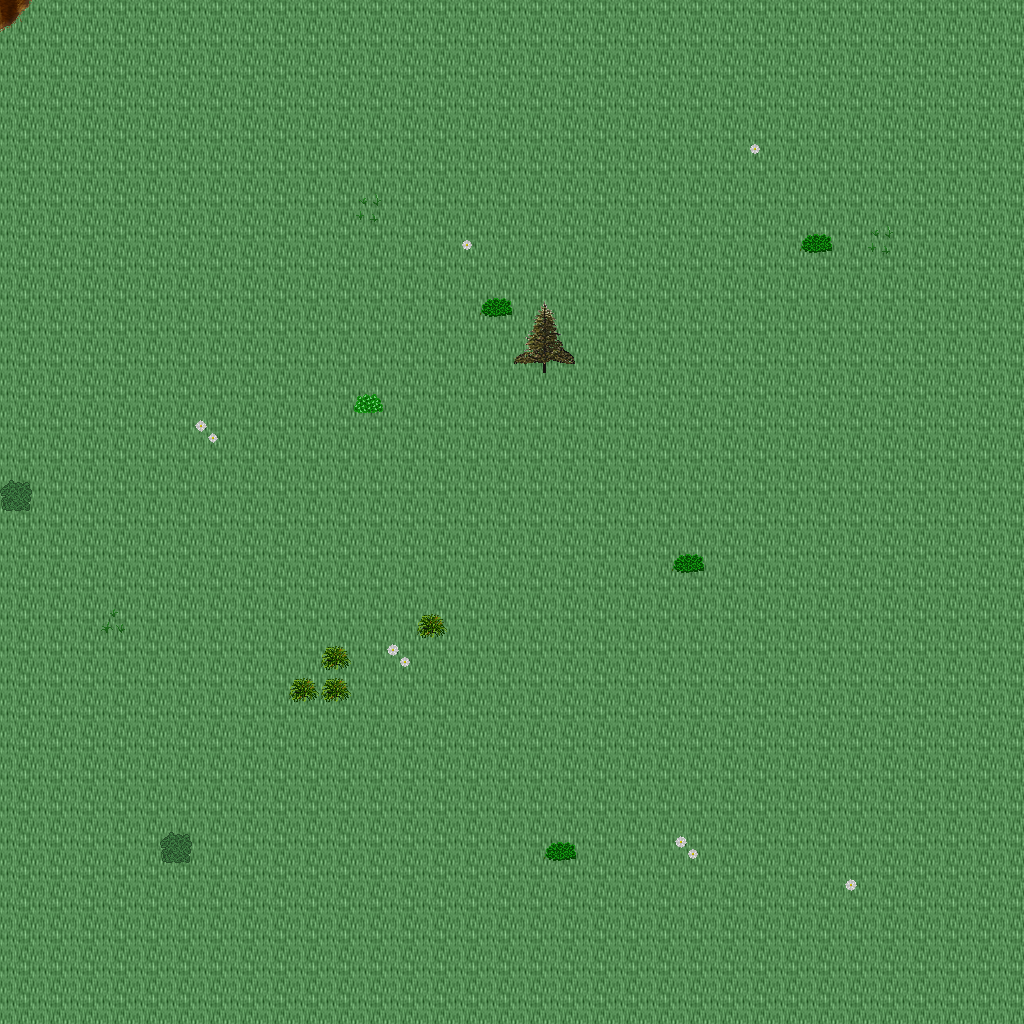

Rendered tile map (Tiled .tmx) drawn with the repository's tilesets; below, a short description and the map source with its tile grids summarised:
An orthogonal 32x32 tile map with 32x32 px tiles, 5 tile layers (Ground, Objects, Objects2, Above, ...), 1 hidden layer not drawn, 23 tilesets.

<map version="1.10" tiledversion="1.11.0" orientation="orthogonal" renderorder="right-down" width="32" height="32" tilewidth="32" tileheight="32" infinite="0" nextlayerid="11" nextobjectid="1">
 <tileset firstgid="1" name="ground_ground" tilewidth="32" tileheight="32" tilecount="33" columns="3">
  <image source="../drawable/ground_ground.png" width="96" height="352" />
 </tileset>
 <tileset firstgid="34" name="ground_ridge_earth_dark" tilewidth="32" tileheight="32" tilecount="96" columns="12">
  <image source="../drawable/ground_ridge_earth_dark.png" width="384" height="256" />
 </tileset>
 <tileset firstgid="130" name="plant_flower_daisy_white" tilewidth="32" tileheight="32" tilecount="8" columns="2">
  <image source="../drawable/plant_flower_daisy_white.png" width="64" height="128" />
 </tileset>
 <tileset firstgid="138" name="plant_grasses" tilewidth="32" tileheight="32" tilecount="6" columns="3">
  <image source="../drawable/plant_grasses.png" width="96" height="64" />
 </tileset>
 <tileset firstgid="144" name="plant_tree_tree_fluffy" tilewidth="32" tileheight="32" tilecount="12" columns="4">
  <image source="../drawable/plant_tree_tree_fluffy.png" width="128" height="96" />
 </tileset>
 <tileset firstgid="156" name="plant_bush_bushes" tilewidth="32" tileheight="32" tilecount="10" columns="5">
  <image source="../drawable/plant_bush_bushes.png" width="160" height="64" />
 </tileset>
 <tileset firstgid="166" name="logic_portal" tilewidth="32" tileheight="32" tilecount="24" columns="8">
  <image source="../drawable/logic_portal.png" width="256" height="96" />
 </tileset>
 <tileset firstgid="190" name="logic_collision" tilewidth="32" tileheight="32" tilecount="1" columns="1">
  <image source="../drawable/logic_collision.png" width="32" height="32" />
 </tileset>
 <tileset firstgid="191" name="logic_creature_animal" tilewidth="32" tileheight="32" tilecount="32" columns="8">
  <image source="../drawable/logic_creature_animal.png" width="256" height="128" />
 </tileset>
 <tileset firstgid="223" name="ground_dry_grass" tilewidth="32" tileheight="32" tilecount="54" columns="9">
  <image source="../drawable/ground_dry_grass.png" width="288" height="192" />
 </tileset>
 <tileset firstgid="277" name="ground_earth_edges" tilewidth="32" tileheight="32" tilecount="18" columns="6">
  <image source="../drawable/ground_earth_edges.png" width="192" height="96" />
 </tileset>
 <tileset firstgid="295" name="ground_grass_corners" tilewidth="32" tileheight="32" tilecount="24" columns="6">
  <image source="../drawable/ground_grass_corners.png" width="192" height="128" />
 </tileset>
 <tileset firstgid="319" name="plant_tree_evergreen" tilewidth="32" tileheight="32" tilecount="36" columns="3">
  <image source="../drawable/plant_tree_evergreen.png" width="96" height="384" />
 </tileset>
 <tileset firstgid="355" name="plant_tree_tree_darkgreen" tilewidth="32" tileheight="32" tilecount="88" columns="8">
  <image source="../drawable/plant_tree_tree_darkgreen.png" width="256" height="352" />
 </tileset>
 <tileset firstgid="443" name="building_decoration_rocks" tilewidth="32" tileheight="32" tilecount="6" columns="3">
  <image source="../drawable/building_decoration_rocks.png" width="96" height="64" />
 </tileset>
 <tileset firstgid="449" name="plant_stump_stump_pale_brown" tilewidth="32" tileheight="32" tilecount="4" columns="2">
  <image source="../drawable/plant_stump_stump_pale_brown.png" width="64" height="64" />
 </tileset>
 <tileset firstgid="453" name="plant_stump_int_small_stump_2" tilewidth="32" tileheight="32" tilecount="1" columns="1">
  <image source="../drawable/plant_stump_int_small_stump_2.png" width="32" height="32" />
 </tileset>
 <tileset firstgid="454" name="ground_rock_pebbles" tilewidth="32" tileheight="32" tilecount="3" columns="1">
  <image source="../drawable/ground_rock_pebbles.png" width="32" height="96" />
 </tileset>
 <tileset firstgid="457" name="plant_bush_bush_mult_colored" tilewidth="32" tileheight="32" tilecount="6" columns="3">
  <image source="../drawable/plant_bush_bush_mult_colored.png" width="96" height="64" />
 </tileset>
 <tileset firstgid="463" name="plant_tree_umbrella_thorn" tilewidth="32" tileheight="32" tilecount="18" columns="6">
  <image source="../drawable/plant_tree_umbrella_thorn.png" width="192" height="96" />
 </tileset>
 <tileset firstgid="481" name="logic_item_fruits" tilewidth="32" tileheight="32" tilecount="16" columns="8">
  <image source="../drawable/logic_item_fruits.png" width="256" height="64" />
 </tileset>
 <tileset firstgid="497" name="building_house_3" tilewidth="32" tileheight="32" tilecount="48" columns="6">
  <image source="../drawable/building_house_3.png" width="192" height="256" />
 </tileset>
 <tileset firstgid="545" name="logic_creature_mutant" tilewidth="32" tileheight="32" tilecount="7" columns="7">
  <image source="../drawable/logic_creature_mutant.png" width="224" height="32" />
 </tileset>
 <layer id="1" name="Ground" width="32" height="32">
  <data>[1024 cells, 1024 non-empty, 1 distinct tile ids]</data>
 </layer>
 <layer id="2" name="Objects" width="32" height="32">
  <data>[1024 cells, 23 non-empty, 13 distinct tile ids]</data>
 </layer>
 <layer id="3" name="Objects2" width="32" height="32">
  <data>[1024 cells, 0 non-empty, 0 distinct tile ids]</data>
 </layer>
 <layer id="4" name="Above" width="32" height="32">
  <data>[1024 cells, 4 non-empty, 4 distinct tile ids]</data>
 </layer>
 <layer id="5" name="Above2" width="32" height="32">
  <data>[1024 cells, 0 non-empty, 0 distinct tile ids]</data>
 </layer>
 <layer id="6" name="Walkable" width="32" height="32" visible="0">
  <data>[1024 cells, 7 non-empty, 1 distinct tile ids]</data>
 </layer>
 <objectgroup id="7" name="Mapevents" />
 <objectgroup id="8" name="Spawn" />
 <objectgroup id="9" name="Keys" />
 <objectgroup id="10" name="Replace" />
</map>
